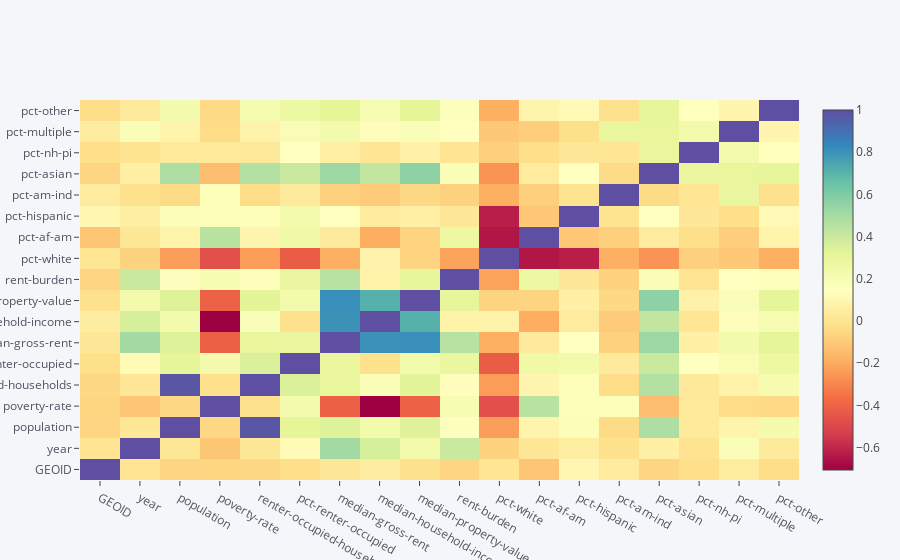

Here is the notebook cell this chart was saved with:
### Code cell
corr.iplot(kind='heatmap', colorscale='spectral')

### Figure 1 — Plotly figure (JSON) as saved in the notebook; plotly's stock layout.template omitted (floating-point values rounded to 4 significant figures; data arrays with more than 128 entries replaced by an {"elided": "..."} marker saying what was removed)
{"data": [{"colorscale": [[0, "rgb(158,1,66)"], [0.1, "rgb(213,62,79)"], [0.2, "rgb(244,109,67)"], [0.3, "rgb(253,174,97)"], [0.4, "rgb(254,224,139)"], [0.5, "rgb(255,255,191)"], [0.6, "rgb(230,245,152)"], [0.7, "rgb(171,221,164)"], [0.8, "rgb(102,194,165)"], [0.9, "rgb(50,136,189)"], [1, "rgb(94,79,162)"]], "type": "heatmap", "uid": "92683603-f647-477e-adf2-5d040271aec8", "x": ["GEOID", "year", "population", "poverty-rate", "renter-occupied-households", "pct-renter-occupied", "median-gross-rent", "median-household-income", "median-property-value", "rent-burden", "pct-white", "pct-af-am", "pct-hispanic", "pct-am-ind", "pct-asian", "pct-nh-pi", "pct-multiple", "pct-other"], "y": ["GEOID", "year", "population", "poverty-rate", "renter-occupied-households", "pct-renter-occupied", "median-gross-rent", "median-household-income", "median-property-value", "rent-burden", "pct-white", "pct-af-am", "pct-hispanic", "pct-am-ind", "pct-asian", "pct-nh-pi", "pct-multiple", "pct-other"], "z": {"elided": "18x18 float values"}, "zmax": 1, "zmin": -0.7063}], "layout": {"legend": {"bgcolor": "#F5F6F9", "font": {"color": "#4D5663"}}, "paper_bgcolor": "#F5F6F9", "plot_bgcolor": "#F5F6F9", "title": {"font": {"color": "#4D5663"}}, "xaxis": {"gridcolor": "#E1E5ED", "showgrid": true, "tickfont": {"color": "#4D5663"}, "title": {"font": {"color": "#4D5663"}, "text": ""}, "zerolinecolor": "#E1E5ED"}, "yaxis": {"gridcolor": "#E1E5ED", "showgrid": true, "tickfont": {"color": "#4D5663"}, "title": {"font": {"color": "#4D5663"}, "text": ""}, "zerolinecolor": "#E1E5ED"}}}
